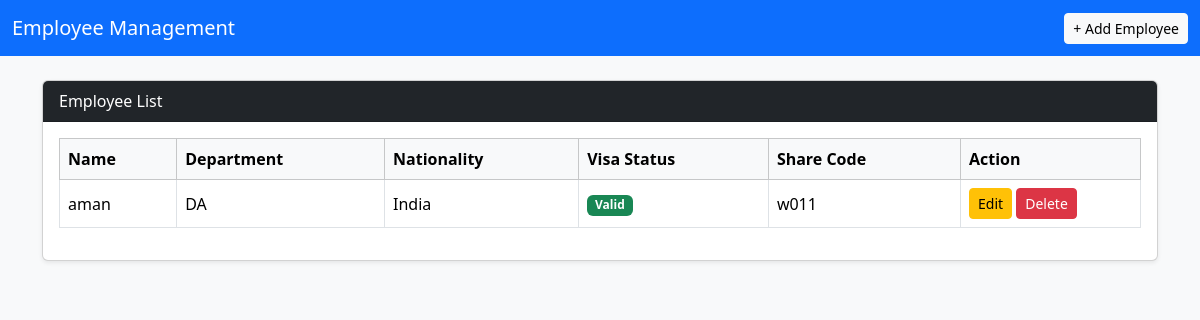
/hr/employees/ (signed in), run on the app's committed database.
### hrm_dashboard/models.py (models this page shows, shortened)
class Employee(models.Model):
    user = models.OneToOneField(User, on_delete=models.CASCADE,blank=True,null=True)
    name = models.CharField(max_length=100)
    department = models.CharField(max_length=100)
    nationality = models.CharField(
        max_length=10,
        choices=[('INDIA', 'India'), ('UK', 'UK')]
    )
    share_code = models.CharField(max_length=20,blank=True,null=True)
    visa_status = models.CharField(
        max_length=20,
        choices=[('VALID', 'Valid'), ('EXPIRED', 'Expired')]
    )
    email = models.EmailField(null=True, blank=True)
    mobile = models.CharField(max_length=15, null=True, blank=True)
    photo = models.ImageField(upload_to='profile_photos/', null=True, blank=True)

### hrm_dashboard/views.py (the view)
# urls.py: path('hr/employees/', employee_list, name='employee_list'),
@login_required
def employee_list(request):
    employees = Employee.objects.all()
    return render(request, 'hr/employee_list.html', {
        'employees': employees
    })

### hrm_dashboard/templates/hr/employee_list.html (shortened to what this page needs)
<!DOCTYPE html>
<html>
<head>
    <link href="https://cdn.jsdelivr.net/npm/bootstrap@5.3.2/dist/css/bootstrap.min.css" rel="stylesheet">
</head>
<body class="bg-light">
<nav class="navbar navbar-dark bg-primary">
    <div class="container-fluid">
        <a href="/hr/dashboard/"class="navbar-brand">Employee Management</a>
        <a href="/hr/add-employee/" class="btn btn-light btn-sm">+ Add Employee</a>
    </div>
</nav>
<div class="container mt-4">
    <div class="card shadow-sm">
        <div class="card-header bg-dark text-white">
            Employee List
        </div>
        <div class="card-body">
            <table class="table table-hover table-bordered align-middle">
                <thead class="table-light">
                    <tr>
                        <th>Name</th>
                        <th>Department</th>
                        <th>Nationality</th>
                        <th>Visa Status</th>
                        <th>Share Code</th>
                        <th width="180">Action</th>
                    </tr>
                </thead>
                <tbody>
                    {% for emp in employees %}
                    <tr>
                        <td>{{ emp.name }}</td>
                        <td>{{ emp.department }}</td>
                        <td>{{ emp.nationality }}</td>
                        <td>
                            {% if emp.visa_status == 'VALID' %}
                                <span class="badge bg-success">Valid</span>
                            {% else %}
                                <span class="badge bg-danger">Expired</span>
                            {% endif %}
                        </td>
                        <td>{{ emp.share_code }}</td>
                        <td>
                            <a href="/hr/edit-employee/{{ emp.id }}/" class="btn btn-sm btn-warning">Edit</a>
                            <a href="/hr/delete-employee/{{ emp.id }}/"
                               class="btn btn-sm btn-danger"
                               onclick="return confirm('Are you sure?')">
                               Delete
                            </a>
                        </td>
                    </tr>
                    {% empty %}
                    <tr>
                        <td colspan="6" class="text-center">No employees added</td>
                    </tr>
                    {% endfor %}
                </tbody>
            </table>
        </div>
    </div>
</div>
</body>
</html>

### data on the page
Employee: name "aman", department "DA", nationality "India", visa_status "Valid", share_code "w011"
